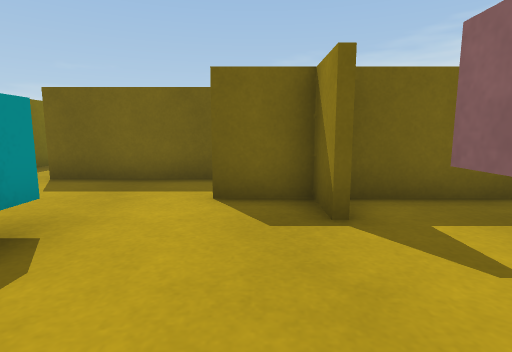
view 1 (above)

16 first-person views from a walk through a 3-D level made in the Unity game engine. The camera is 0.51 m above the floor, tilts 8° down and sees 80° across. The floor is counted in squares, 0.5 m on a side. Each view is taken from the middle of a square. On the plan, view 1 faces up. The plan holds only what a view shows up to about 12 squares ahead; the rest is blank. The player is left out. Surface patterns are stand-ins for the level's own textures.

view 2
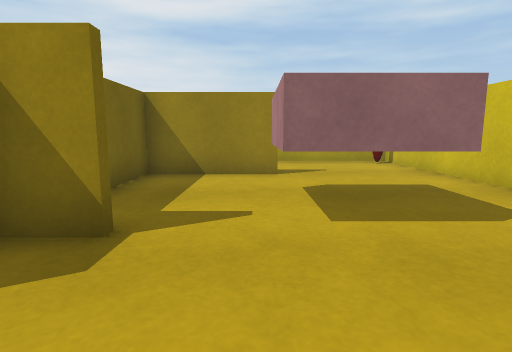

view 3
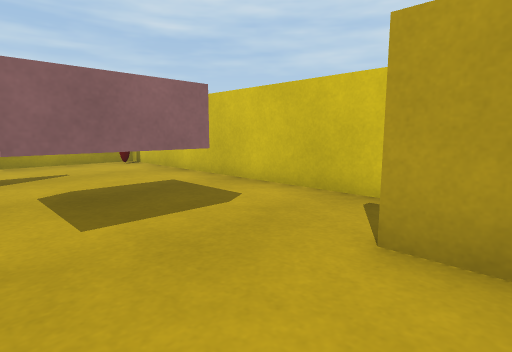

view 4
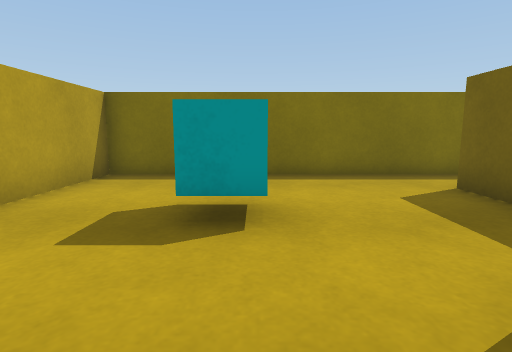

view 5
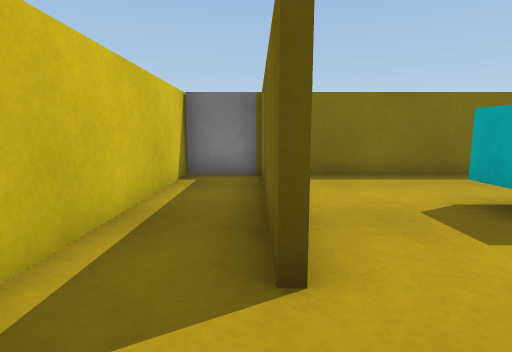

view 6
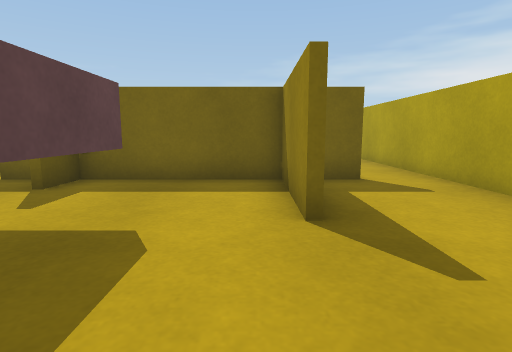

view 7
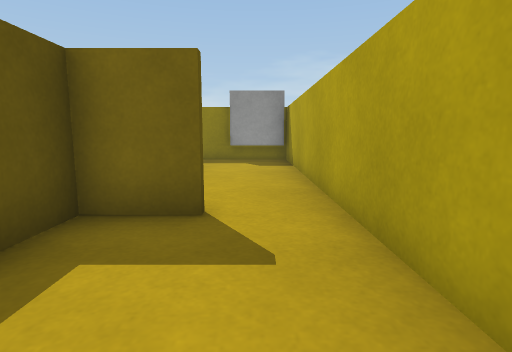

view 8
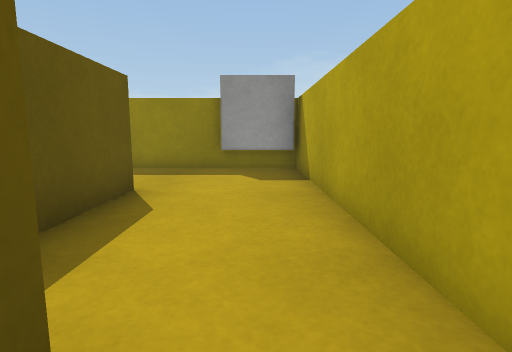

view 9
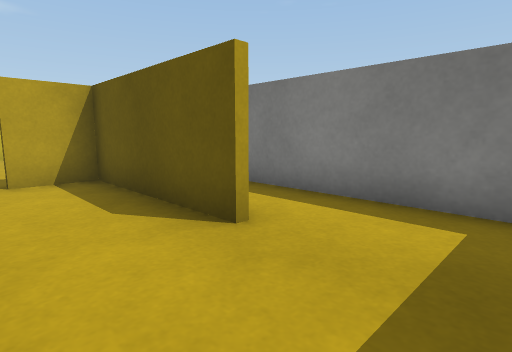

view 10
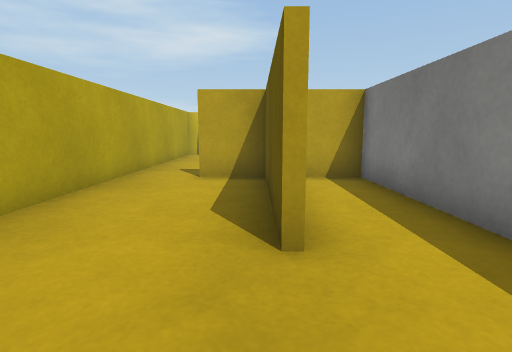

view 11
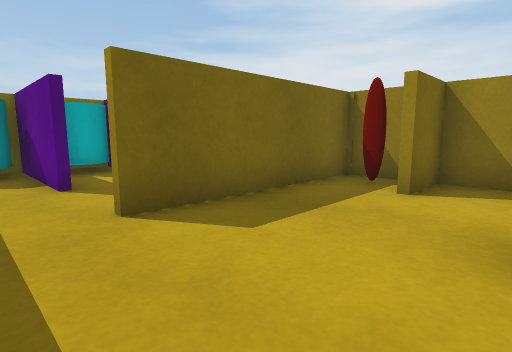

view 12
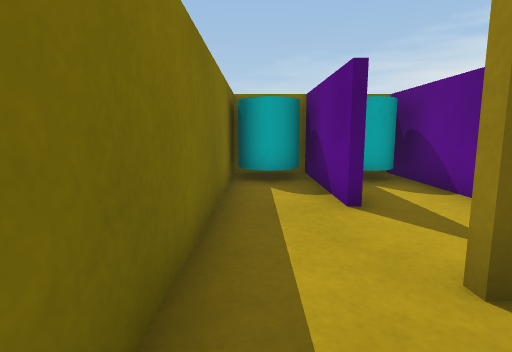

view 13
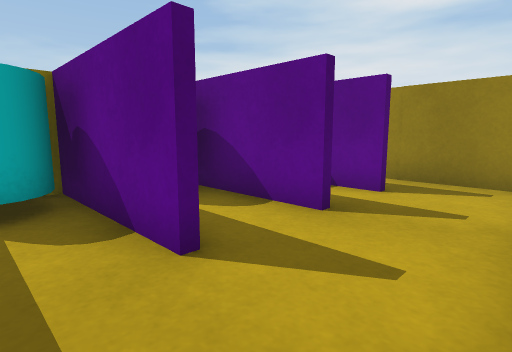

view 14
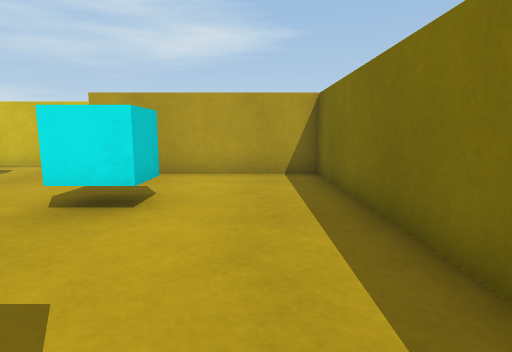

view 15
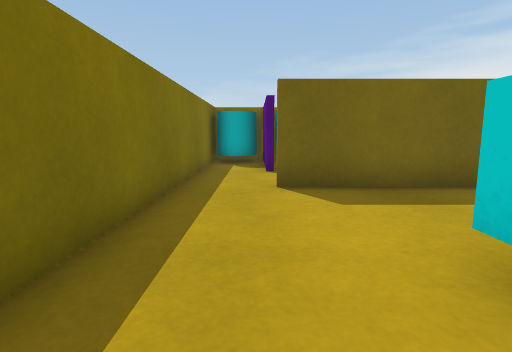

view 16
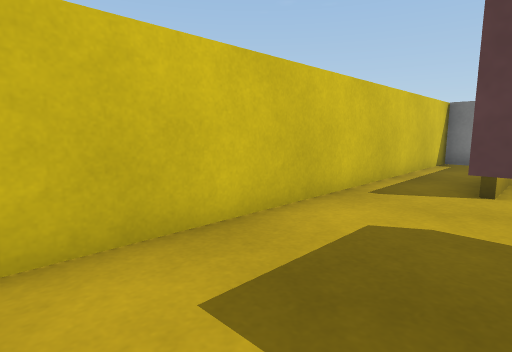

### Floor plan
Points are (right, up) in squares from view 1. A wall is a line through its corners. A room is listed if a view was taken in it or the views show most of it. See-through windows are left out.
Room 1 (views 1, 2, 3, 4, 5, 6, 7, 8, 11, 12, 13, 14, 15, 16)
walls: (0.9, 3.4) (0.9, 4.8); (-0.9, -0.9) (-6.1, -0.9); (0.9, 5.4) (0.9, 6.7) (-4.6, 6.7); (5.6, 1.4) (5.6, 4.9); (5.6, 4.7) (-0.8, 4.7); (-6.6, -0.7) (-0.9, -0.7); (7.4, 4.7) (5.8, 4.7) (5.8, 3.5); (-6.8, -2.7) (9.2, -2.7) (9.2, 5.5); (-6.6, 7.4) (-6.6, -1)
low walls: (1.1, 4.8) (1.1, 3.5)
ways out: opening at (8, 5) to room 2; opening at (-5.5, 7) to room 3
objects: cyan block (-3, 2) to (-3, 3); block (1, 0) to (3, 1)
Room 2 (views 9, 10)
walls: (5.8, 9.5) (5.8, 4.9); (3.5, 11.8) (3.5, 4.9) (4.9, 4.9); (9.1, 12.4) (7, 12.4); (5.6, 4.9) (7.4, 4.9); (9.2, 5.5) (9.2, 12.9) (4.4, 12.9)
ways out: opening at (8, 5) to room 1
Room 3 (no view inside)
walls: (-4.7, 9.1) (-4.7, 12.9) (-6.6, 12.9) (-6.6, 7.4); (-2.6, 9.1) (-2.6, 12.9)
ways out: opening at (-5.5, 7) to room 1; opening at (-1.5, 8)
objects: cyan cylinder (-6, 12); cyan cylinder (-4, 12) to (-3, 12)

Where each view was taken, in squares from view 1:
view 1: 0 up, 0 right, facing up
view 2: 2 up, 2 left, facing right
view 3: 2 up, 2 left, facing down-right
view 4: 3 up, 1 right, facing left
view 5: 1 down, 1 right, facing left
view 6: 2 down, 5 right, facing up
view 7: 1 up, 8 right, facing up
view 8: 4 up, 8 right, facing up
view 9: 12 up, 8 right, facing down-left
view 10: 12 up, 6 right, facing down
view 11: 3 up, 6 left, facing up-right
view 12: 5 up, 6 left, facing up
view 13: 7 up, 6 left, facing up-right
view 14: 7 up, 5 left, facing down
view 15: 1 up, 5 left, facing up
view 16: 0 up, 5 right, facing down-left
